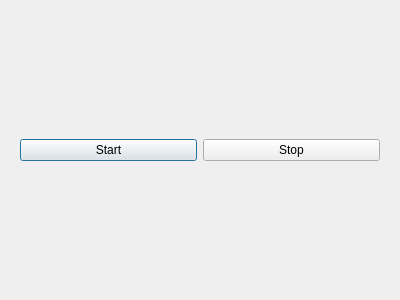
<?xml version="1.0" encoding="UTF-8"?>
<ui version="4.0">
 <class>Simulator</class>
 <widget class="QDialog" name="Simulator">
  <property name="geometry">
   <rect>
    <x>0</x>
    <y>0</y>
    <width>400</width>
    <height>300</height>
   </rect>
  </property>
  <property name="windowTitle">
   <string>Simulator</string>
  </property>
  <layout class="QVBoxLayout" name="verticalLayout">
   <item>
    <widget class="QWidget" name="widget" native="true">
     <layout class="QHBoxLayout" name="horizontalLayout">
      <item>
       <widget class="QPushButton" name="startButton">
        <property name="text">
         <string>Start</string>
        </property>
       </widget>
      </item>
      <item>
       <widget class="QPushButton" name="stopButton">
        <property name="text">
         <string>Stop</string>
        </property>
       </widget>
      </item>
     </layout>
    </widget>
   </item>
  </layout>
 </widget>
 <resources/>
 <connections/>
</ui>
